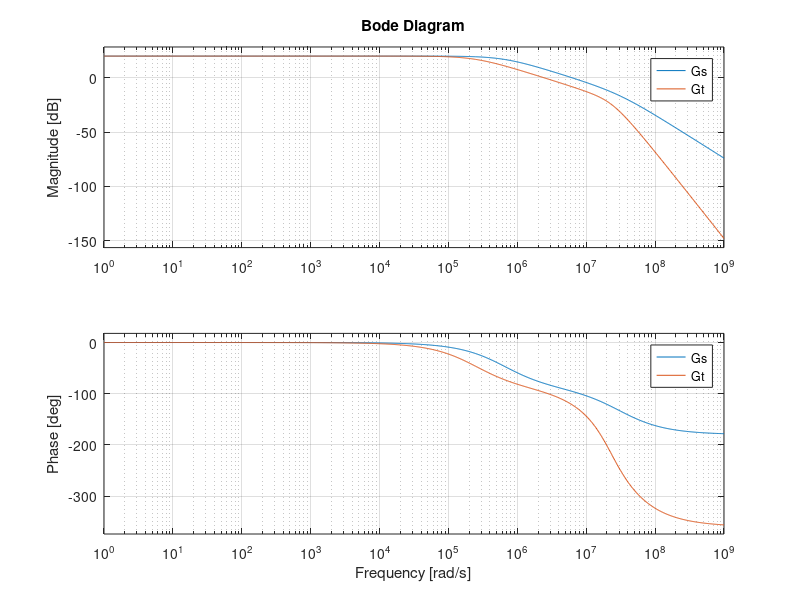

Reproduce this figure in MATLAB.
clear all; close all; clc;

s=tf('s');
k=0.1;
kpA=0;
kpB=1;
kpC=10;
kpD=2.6; % Ganador

Ao=100000/((1+s/(2*pi*10))*(1+s/(2*pi*5060000)));

T1=-k*Ao^2;

T2A=-kpA*Ao;
T2B=-kpB*Ao;
T2C=-kpC*Ao;
T2D=-kpD*Ao; % Ganador

TA=T1+T2A;
TB=T1+T2B;
TC=T1+T2C;
TD=T1+T2D; % Ganador

P=Ao/(1+Ao/25); % intento de compensar el sistema ignorando efectos de los polos de P

Ts=-k*Ao; % realimentación simplificada sin compensar

Gs=Ao/(1-Ts); % modelo simplificado sin compensar

% LOS MODELOS SIMPLIFICADOS SOLO SIRVEN SI EL SEGUNDO AMPLIFICADOR TIENE
% POLOS DE ORDEN MUY SUPERIOR AL PRIMERO
Gt=Ao^2/(1-TD); % considerando todo

bode(Gs ,Gt) % comparación compensaciones

% Buscamos el valor exacto de wg:
frecuencias1 = logspace(log10(8e+06), log10(8e+08), 1000);  
[dB1, phi1, w1] = bode(TD,frecuencias1);

% Encuentra el índice donde la magnitud es aproximadamente 0 dB:
idx1 = find(dB1 <= 1.001, 1);

% Obtiene la frecuencia correspondiente al punto de 0 dB y la fase:
wg = w1(idx1);
phig = phi1(idx1);

% Buscamos el valor exacto donde la ganancia cae 3 dB:
frecuencias2 = logspace(log10(7e+04), log10(3e+05), 1000);  
[dB2, phi2, w2] = bode(Gt/dcgain(Gt),frecuencias2);

% Encuentra el índice donde la magnitud es aproximadamente -3 dB:
idx2 = find(dB2 <= 0.708, 1);

% Obtiene la frecuencia correspondiente al punto de -3 dB:
w3dB = w2(idx2);

% Muestra los resultados
disp(['El ancho de banda potencial es: ', sprintf('%.1f',wg/1e6), ' Mrad/s']);
disp(['La fase en la frecuencia wg es: ', sprintf('%.1f',phig), ' grados']);
disp(['La frecuencia del polo wp se encuentra en: ', sprintf('%.1f',wg/0.644/1e6), ' Mrad/s']);
disp(['La frecuencia de wh se encuentra también donde está wp']);
disp(['El ancho de banda a 3dB es desde los 0 rad/s hasta ',sprintf('%.1f',w3dB/1000),' krad/s']);